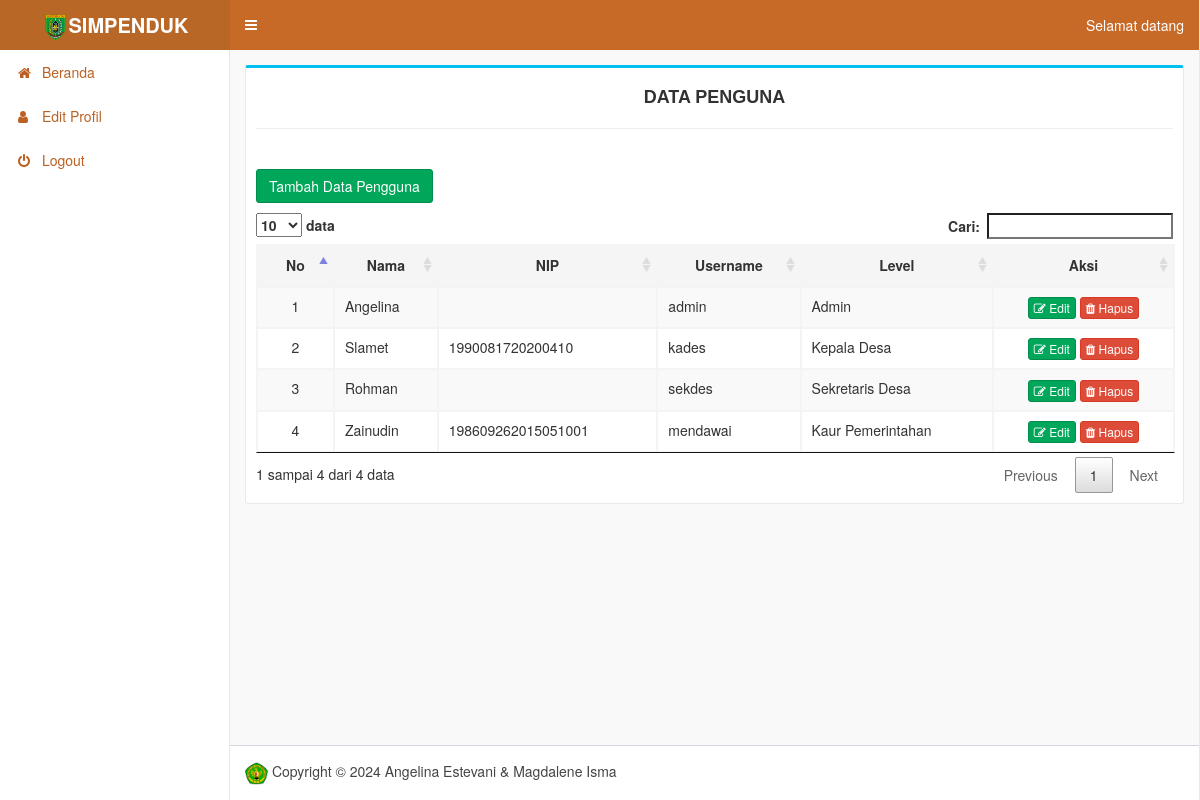
The app's page /index.php/pengguna, older data.
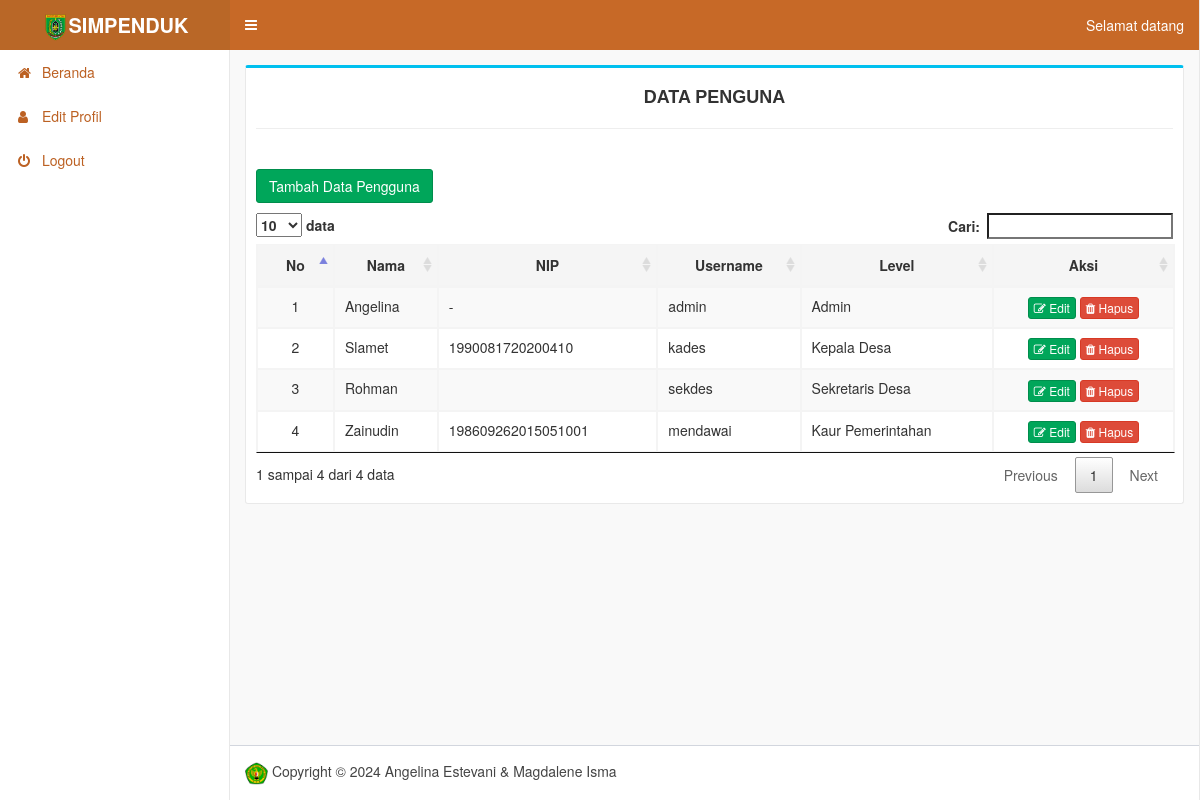
The same page, newer data.
### tables this page shows
CREATE TABLE `user` (
  `id` int(11) NOT NULL,
  `username` varchar(50) NOT NULL,
  `password` varchar(32) NOT NULL,
  `nama_petugas` varchar(50) NOT NULL,
  `level` enum('admin','sekretaris','kepaladesa','kaurpemerintahan') NOT NULL,
  `nip` char(18) NOT NULL
);

### application/controllers/Pengguna.php (called while the page is built, shortened)
<?php
class Pengguna extends CI_Controller
{
	public function __construct()
	{
		$this->load->model('m_user');
	}
	public function index()
	{
		$data['title'] = "Pengguna - Desa Penarukan";
		$data['pengguna'] = $this->m_user->tampil();
		$mutasi = $this->load->view('header', $data);
		$this->load->view('pengguna/tampil_pengguna');
		$this->load->view('footer');
	}
}

### index.php (called while the page is built, shortened)
<?php
require_once BASEPATH.'core/CodeIgniter.php';

### application/models/M_user.php (called while the page is built, shortened)
<?php
class M_user extends CI_Model {
	public function tampil() {
		return $this->db->get('user')->result();
	}
}

### application/views/pengguna/tampil_pengguna.php (the view, shortened to what this page needs)
<div class="content-wrapper">
    <section class="content">
        <div class="box box-info">
            <div class="box-header">
                <h4 style="text-align:center"><b>DATA PENGUNA</b></h4>
                <hr>
            </div>
            <div class="box-body table-responsive">
                <p>
                    <a href="<?php echo base_url('pengguna/tambah'); ?>" class="btn btn-success">Tambah Data
                        Pengguna</a>
                </p>
                <table id="data" class="table table-striped table-bordered" cellspacing="0" width="100%">
                    <thead>
                        <tr class="active">
                            <th style="text-align:center">No</th>
                            <th style="text-align:center">Nama</th>
                            <th style="text-align:center">NIP</th>
                            <th style="text-align:center">Username</th>
                            <th style="text-align:center">Level</th>
                            <th style="text-align:center">Aksi</th>
                        </tr>
                    </thead>
                    <tbody>
                        <?php
            $no = 1;
            foreach ($pengguna as $pengguna) {
              ?>
                        <tr>
                            <td style="text-align:center"><?php echo $no; ?></td>
                            <td><?php echo $pengguna->nama_petugas; ?></td>
                            <td><?php echo $pengguna->nip; ?></td>
                            <td><?php echo $pengguna->username; ?></td>
                            <td><?php echo ($pengguna->level == 'kepaladesa') ? 'Kepala Desa' : (($pengguna->level == 'sekretaris') ? 'Sekretaris Desa' : (($pengguna->level == 'kaurpemerintahan') ? 'Kaur Pemerintahan' : 'Admin')); ?></td>
                            <td style="text-align:center">
                                <a href="<?php echo base_url('pengguna/edit/' . $pengguna->id); ?>"
                                    class="btn btn-success btn-xs"><i class="fa fa-edit"></i> Edit</a>
                                <a href="<?php echo base_url('pengguna/hapus/' . $pengguna->id); ?>"
                                    class="btn btn-danger btn-xs"><i class="fa fa-trash"></i> Hapus</a>
                            </td>
                        </tr>
                        <?php
              $no++;
            }
            ?>
                    </tbody>
                </table>
            </div>
    </section>
</div>

### application/views/header.php (shortened to what this page needs)
<!DOCTYPE html>
<html>
<head>
    <link rel="stylesheet" href="<?php echo base_url(); ?>assets/bootstrap/css/bootstrap.css">
    <link rel="stylesheet" href="<?php echo base_url(); ?>assets/datatables/css/jquery.dataTables.css">
    <link rel="stylesheet" href="<?php echo base_url(); ?>assets/font-awesome/css/font-awesome.css">
    <link rel="stylesheet" href="<?php echo base_url(); ?>assets/adminlte/css/adminlte.css">
    <link rel="stylesheet" href="<?php echo base_url(); ?>assets/skins/_all-skins.css">
    <link rel="stylesheet" href="<?php echo base_url(); ?>assets/datepicker/css/bootstrap-datepicker.css">
    <link rel="stylesheet" href="<?php echo base_url(); ?>assets/style.css">
    <link href="https://cdn.jsdelivr.net/npm/select2@4.0.12/dist/css/select2.min.css" rel="stylesheet" />
</head>
<body class="hold-transition skin-blue sidebar-mini">
    <div class="wrapper">
        <header class="main-header">
            <a href="<?php echo base_url('beranda'); ?>" class="logo">
                <span class="logo-lg"><img src="<?php echo base_url('assets/images/logo_barsel.png'); ?>" width="27"
                        alt="SIMPENDUK"><b>SIMPENDUK</b></span>
            </a>
            <nav class="navbar navbar-static-top">
                <a href="#" class="sidebar-toggle" data-toggle="push-menu" role="button">
                </a>
                <div class="navbar-custom-menu">
                    <ul class="nav navbar-nav">
                        <li>
                            <a href="#" class="dropdown-toggle" data-toggle="dropdown">
                                Selamat datang <?php echo $this->session->userdata('nama_petugas'); ?>
                            </a>
                        </li>
                    </ul>
                </div>
            </nav>
        </header>
        <aside class="main-sidebar">
            <section class="sidebar">
                <ul class="sidebar-menu" data-widget="tree">
                    <li><a href="<?php echo base_url('beranda'); ?>"><i class="fa fa-home"></i> <span>Beranda</span></a>
                    </li>
                <li><a href="<?php echo base_url('pengguna/edit/' . $this->session->userdata('id')); ?>"><i class="fa fa-user"
                                aria-hidden="true"></i> <span>Edit Profil</span></a>
                    </li>
                <li><a href="<?php echo base_url('logout'); ?>"><i class="fa fa-power-off"></i> <span>Logout</span></a>
                </li>
                </ul>
            </section>
        </aside>

### application/views/footer.php (shortened to what this page needs)
<footer class="main-footer">
    <img src="<?php echo base_url('assets/images/upr.png'); ?>" width="23">
    Copyright © <?php echo date('Y'); ?> Angelina Estevani & Magdalene Isma
</footer>
</div>
</body>
</html>

### assets/skins/_all-skins.css (style rules this page uses)
.skin-blue .main-header .navbar { background-color: #c76927; }
.skin-blue .main-header .navbar .nav > li > a { color: #ffffff; }
.skin-blue .main-header .navbar .sidebar-toggle { color: #ffffff; }
.skin-blue .main-header .navbar .sidebar-toggle { color: #fff; }
.skin-blue .main-header .logo { background-color: #b96727; color: #ffffff; border-bottom: 0 solid transparent; }
.skin-blue .wrapper, .skin-blue .main-sidebar, .skin-blue .left-side { background-color: #ffffff; border-right: 1px #e8e8e8 solid; }
.skin-blue .sidebar-menu > li > a { border-left: 3px solid transparent; }
.skin-blue .sidebar a { color: #bc6123; }

### assets/style.css (style rules this page uses)
.content-wrapper { background-color: #f9f9f9; }
.box { border-left: 1px #e9e9e9 solid; border-right: 1px #e9e9e9 solid; border-bottom: 1px #e9e9e9 solid; }
.box-header h4 { color: #323232; }

Row changes from the older to the newer data that the page shows:
changed user "Angelina": nip (not shown) → "-"
